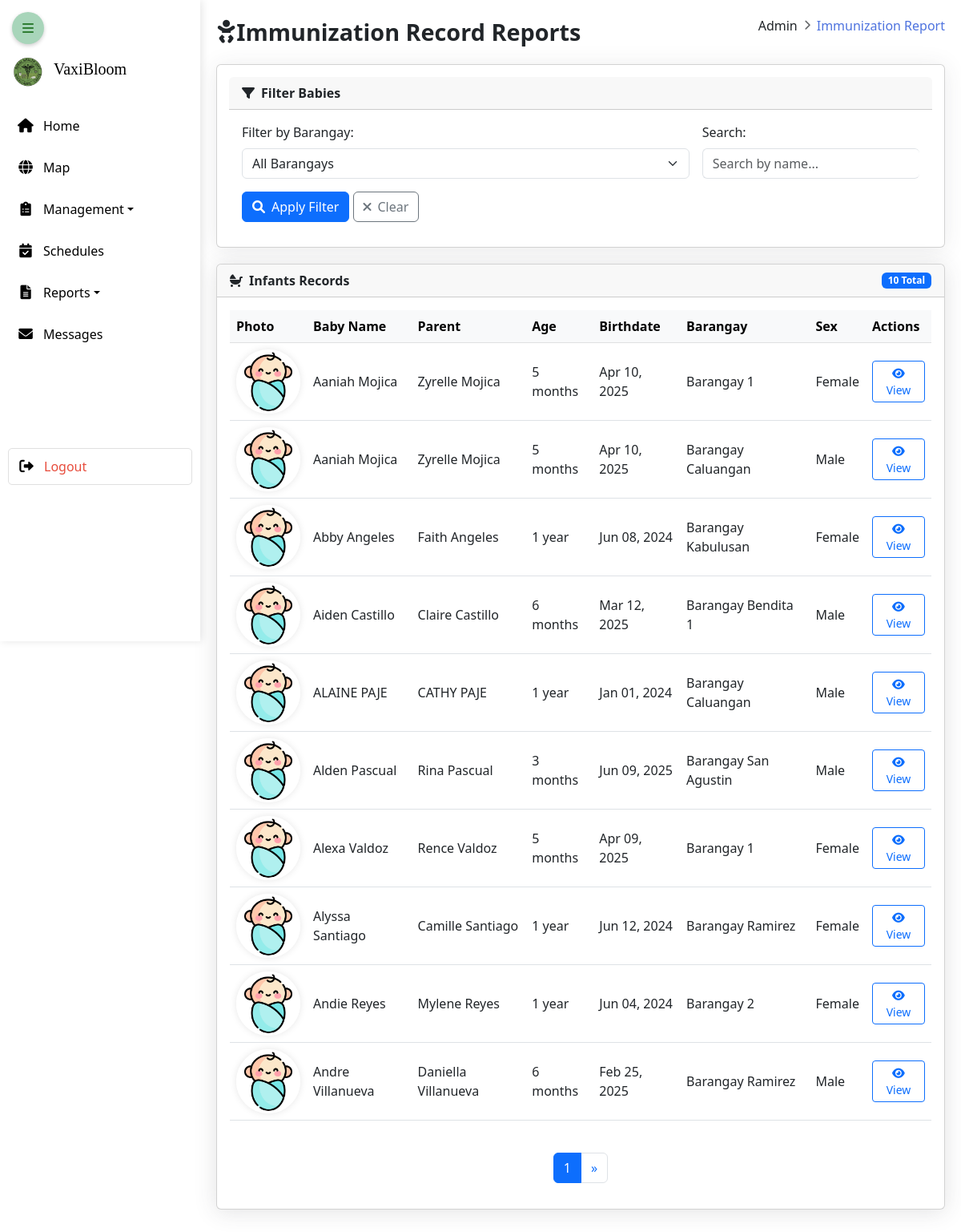
/system/admin/babies.php?view=barangay (signed in), run on the app's committed database.
### tables this page shows
CREATE TABLE `babies` (
  `baby_id` int(11) NOT NULL,
  `user_id` int(11) NOT NULL,
  `parent_name` varchar(100) NOT NULL,
  `baby_name` varchar(100) NOT NULL,
  `birthdate` date NOT NULL,
  `barangay` varchar(100) NOT NULL,
  `gender` varchar(100) DEFAULT NULL,
  `place_of_birth` varchar(100) DEFAULT NULL,
  `birth_weight` decimal(5,2) DEFAULT NULL,
  `birth_height` decimal(5,2) DEFAULT NULL,
  `contact_no` varchar(20) DEFAULT NULL,
  `health_condition` varchar(100) NOT NULL,
  `address` varchar(100) NOT NULL
);

### system/admin/babies.php (the view, shortened to what this page needs)
<?php
require '../config.php';
$filter_barangay = isset($_GET['filter_barangay']) ? $_GET['filter_barangay'] : '';
$per_page = 10;
$page = isset($_GET['page']) ? (int)$_GET['page'] : 1;
$page = max($page, 1);
$offset = ($page - 1) * $per_page;
$search_query = isset($_GET['search']) ? $_GET['search'] : '';
$query = "SELECT SQL_CALC_FOUND_ROWS b.* FROM babies b";
$query .= " ORDER BY b.baby_name, b.parent_name LIMIT $offset, $per_page";
$babies = [];
$result = $conn->query($query);
if ($result) {
    while ($row = $result->fetch_assoc()) {
        $baby_id = $row['baby_id'];
        $schedule_query = "SELECT type_of_vaccine, schedule_date, status
                          FROM schedule
                          WHERE baby_id = $baby_id
                          ORDER BY schedule_date";
        $schedule_result = $conn->query($schedule_query);
        $vaccines = [];
        $vaccine_count = 0;
        if ($schedule_result) {
            while ($schedule = $schedule_result->fetch_assoc()) {
                $vaccines[] = $schedule['type_of_vaccine'];
            }
        }
        $row['vaccines_received'] = implode(', ', $vaccines);
        $row['vaccine_count'] = $vaccine_count;
        $row['schedules'] = $vaccines;
        $babies[] = $row;
    }
}
$total_result = $conn->query("SELECT FOUND_ROWS()");
$total_babies = $total_result->fetch_row()[0];
$total_pages = ceil($total_babies / $per_page);
?>
<!DOCTYPE html>
<html lang="en">
<head>
    <link rel="stylesheet" href="../../css/admin/babies.css">
    <link href="https://cdn.jsdelivr.net/npm/bootstrap@5.3.0/dist/css/bootstrap.min.css" rel="stylesheet">
    <link rel="stylesheet" href="https://cdn.jsdelivr.net/npm/flatpickr/dist/flatpickr.min.css">
    <link rel="stylesheet" href="https://cdnjs.cloudflare.com/ajax/libs/font-awesome/6.0.0/css/all.min.css">
</head>
<body>
    <?php include 'sidebar.php'; ?>
    <div class="dashboard-container">
        <div class="header-content">
        <h1><i class="fas fa-baby"></i>Immunization Record Reports</h1>
        <div class="breadcrumb">
            <span>Admin</span> <i class="fas fa-chevron-right mx-2"></i> <span class="active">Immunization Report</span>
        </div>
    </div>
        <div class="filter-container card">
            <div class="card-header">
                <i class="fas fa-filter me-2"></i>Filter Babies
            </div>
            <div class="card-body">
                <form method="GET" class="row g-3 align-items-end">
                    <div class="col-md-8">
                        <div class="filter-group">
                            <label for="filter_barangay" class="form-label">Filter by Barangay:</label>
                            <select class="form-select" name="filter_barangay" id="filter_barangay">
                                <option value="">All Barangays</option>
                            </select>
                        </div>
                    </div>
                        <div class="col-md-4">
                            <div class="filter-group">
                                <label for="search_query" class="form-label">Search:</label>
                                <div class="input-group">
                                    <input type="text" class="form-control" name="search" id="search_query"
                                        placeholder="Search by name..." value="<?= isset($_GET['search']) ? htmlspecialchars($_GET['search']) : '' ?>">
                                </div>
                            </div>
                        </div>
                    <div class="col-md-4">
                        <div class="filter-actions">
                            <button type="submit" class="btn btn-primary">
                                <i class="fas fa-search me-2"></i>Apply Filter
                            </button>
                            <a href="babies.php" class="btn btn-outline-secondary">
                                <i class="fas fa-times me-2"></i>Clear
                            </a>
                        </div>
                    </div>
                </form>
            </div>
        </div>
<div class="card">
    <div class="card-header d-flex justify-content-between align-items-center">
        <span><i class="fas fa-baby-carriage me-2"></i>Infants Records</span>
        <span class="badge bg-primary">
            <?= count($babies) ?>
            <?= !empty($search_query) ? 'matching "' . htmlspecialchars($search_query) . '"' : 'Total' ?>
        </span>
    </div>
    <div class="card-body">
        <?php if (empty($babies)): ?>
            <div class="alert alert-info text-center py-4">
                <i class="fas fa-baby-carriage fa-2x mb-3"></i>
                <h4>No baby records found <?= !empty($filter_barangay) ? "in $filter_barangay" : "" ?>
                <?= !empty($search_query) ? 'matching "' . htmlspecialchars($search_query) . '"' : '' ?></h4>
            </div>
        <?php else: ?>
            <div class="table-responsive">
                <table class="table table-hover align-middle">
                    <thead class="table-light">
                        <tr>
                            <th>Photo</th>
                            <th>Baby Name</th>
                            <th>Parent</th>
                            <th>Age</th>
                            <th>Birthdate</th>
                            <th>Barangay</th>
                            <th>Sex</th>
                            <th>Actions</th>
                        </tr>
                    </thead>
                    <tbody>
                        <?php foreach ($babies as $baby): ?>
                        <tr onclick="loadBabyDetails(<?= $baby['baby_id'] ?>)" style="cursor: pointer;">
                            <td>
                                <img src="../../assets/baby.png" class="baby-avatar me-3-table" alt="Baby photo">
                            </td>
                            <td><?= htmlspecialchars($baby['baby_name']) ?></td>
                            <td><?= htmlspecialchars($baby['parent_name']) ?></td>
                            <td><?= calculateAge($baby['birthdate']) ?></td>
                            <td><?= date('M d, Y', strtotime($baby['birthdate'])) ?></td>
                            <td><?= htmlspecialchars($baby['barangay']) ?></td>
                            <td>
                                <?= $baby['gender'] ?>
                            </td>
                            <td>
                                <button class="btn btn-sm btn-outline-primary"
                                        data-bs-toggle="modal"
                                        data-bs-target="#babyModal"
                                        onclick="event.stopPropagation(); loadBabyDetails(<?= $baby['baby_id'] ?>)">
                                    <i class="fas fa-eye"></i> View
                                </button>
                            </td>
                        </tr>
                        <?php endforeach; ?>
                    </tbody>
                </table>
            </div>
                    <nav aria-label="Page navigation" class="mt-4">
                        <ul class="pagination justify-content-center">
                            <?php for ($i = 1; $i <= $total_pages; $i++): ?>
                                <li class="page-item <?= $i == $page ? 'active' : '' ?>">
                                <a class="page-link" href="?page=<?= $i ?><?= !empty($filter_barangay) ? '&filter_barangay='.urlencode($filter_barangay) : '' ?><?= !empty($search_query) ? '&search='.urlencode($search_query) : '' ?>">
                                        <?= $i ?>
                                    </a>
                                </li>
                            <?php endfor; ?>
                            <?php if ($page == $total_pages): ?>
                                <li class="page-item">
                                    <a class="page-link" href="?page=<?= $page+1 ?><?= !empty($filter_barangay) ? '&filter_barangay='.urlencode($filter_barangay) : '' ?>" aria-label="Next">
                                        <span aria-hidden="true">&raquo;</span>
                                    </a>
                                </li>
                            <?php endif; ?>
                        </ul>
                    </nav>
                <?php endif; ?>
            </div>
        </div>
    </div>
</body>
</html>
<?php
function calculateAge($birthDate) {
    $birthDate = new DateTime($birthDate);
    $today = new DateTime();
    $age = $today->diff($birthDate);
    if ($age->y > 0) {
        return $age->y . ' year' . ($age->y > 1 ? 's' : '');
    } elseif ($age->m > 0) {
        return $age->m . ' month' . ($age->m > 1 ? 's' : '');
    } else {
        return $age->d . ' day' . ($age->d > 1 ? 's' : '');
    }
}
?>

### system/admin/sidebar.php (shortened to what this page needs)
<div class="hamburger-btn" onclick="toggleSidebar()">
        <i class="fas fa-bars"></i>
    </div>
        <div class="sidebar" id="sidebar">
            <div class="sidebar-header">
                <div class="logo-container">
                    <img src="../../img/logo1.png" alt="VaxiBloom Logo" class="sidebar-logo">
                </div>
                <h2 class="sidebar-title">VaxiBloom</h2>
            </div>
            <ul>
                <li><a href="admin_dashboard.php"><i class="fas fa-home"></i> <span class="menu-text">Home</span></a></li>
                <li><a href="map.php"><i class="fas fa-globe"></i> <span class="menu-text">Map</span></a></li>
                <li class="dropdown">
                    <a href="#" class="dropdown-toggle" data-toggle="dropdown">
                        <i class="fas fa-clipboard-list"></i>
                        <span class="menu-text">Management</span>
                    </a>
                </li>
                <li><a href="admin_schedules.php"><i class="fas fa-calendar-check"></i> <span class="menu-text">Schedules</span></a></li>
                <li class="dropdown">
                    <a href="#" class="dropdown-toggle" data-toggle="dropdown">
                        <i class="fas fa-file-alt"></i>
                        <span class="menu-text">Reports</span>
                    </a>
                </li>
                <li><a href="messages.php"><i class="fas fa-envelope"></i> <span class="menu-text">Messages</span></a></li>
                <li><a href="logout.php" class="logout"><i class="fas fa-sign-out-alt"></i> <span class="menu-text">Logout</span></a></li>
            </ul>
        </div>

### css/admin/babies.css (style rules this page uses)
:root { --primary-color: #4e73df; --secondary-color: #2c3e50; --accent-color: #e74c3c; --light-bg: #f8f9fc; }
body { background-color: var(--light-bg); font-family: 'Nunito', sans-serif; }
.dashboard-container { max-width: 1400px; margin: 0 auto; padding: 20px; }
.card { border-radius: 0.35rem; box-shadow: 0 0.15rem 1.75rem 0 rgba(58, 59, 69, 0.15); margin-bottom: 20px; border: none; }
.card-header { background-color: #C8E6C9; color: black; border-radius: 0.35rem 0.35rem 0 0 !important; padding: 1rem 1.35rem; font-weight: 600; }
.filter-container { background-color: white; padding: 15px; border-radius: 0.35rem; margin-bottom: 20px; box-shadow: 0 0.15rem 1.75rem 0 rgba(58, 59, 69, 0.1); }
.baby-avatar { width: 80px; height: 80px; object-fit: cover; border-radius: 50%; border: 3px solid white; box-shadow: 0 0 10px rgba(0,0,0,0.1); }
.sidebar { width: 70px; background-color: #ffffff; position: fixed; top: 0; left: 0; height: 100vh; transition: all 0.3s ease; z-index: 1000; padding-top: 70px; box-shadow: 2px 0 10px rgba(0,0,0,0.1); overflow-y: auto; }
.sidebar:not(.collapsed) { width: 250px; padding-top: 60px; }
.sidebar-header { display: flex; align-items: center; padding: 10px 15px; margin-bottom: 15px; }
.logo-container { width: 40px; height: 40px; margin-right: 12px; flex-shrink: 0; }
.sidebar-logo { width: 100%; height: 100%; object-fit: contain; }
.sidebar-title { font-size: 20px; font-family: 'Fredoka One', cursive; color: #000; white-space: nowrap; display: none; }
.sidebar:not(.collapsed) .sidebar-title { display: block; }
.sidebar ul { list-style: none; padding: 0 10px; }
.sidebar li { margin: 8px 0; }
.sidebar a { color: #000; text-decoration: none; display: flex; align-items: center; padding: 10px; border-radius: 5px; transition: all 0.3s; white-space: nowrap; }
.sidebar a i { min-width: 24px; text-align: center; font-size: 1.1rem; }
.menu-text { margin-left: 10px; transition: opacity 0.3s; }
.logout { margin-top: 120px; background-color: white; color: #e74c3c !important; border: 1px solid #e0e0e0; }
.logout i { color: #000; }
.hamburger-btn { position: fixed; top: 15px; left: 15px; z-index: 1001; background-color: #A8D5BA; color: #2E7D32; width: 40px; height: 40px; border-radius: 50%; display: flex; align-items: center; justify-content: center; box-shadow: 0 2px 5px rgba(0,0,0,0.2); cursor: pointer; transition: all 0.3s; }
.header-content { display: flex; justify-content: space-between; align-items: center; flex-wrap: wrap; margin-bottom: 20px; }
.header-content h1 { font-size: 1.8rem; font-weight: 600; color: var(--dark-color); margin: 0; display: flex; align-items: center; }
.breadcrumb { font-size: 0.9rem; color: var(--text-light); display: flex; align-items: center; }
.breadcrumb i { font-size: 0.8rem; opacity: 0.7; }
.breadcrumb .active { color: var(--primary-color); font-weight: 500; }
.dashboard-container { margin-left: 70px; padding: 20px; width: calc(100% - 70px); min-height: 100vh; transition: margin-left 0.3s; }
.sidebar:not(.collapsed) + .dashboard-container { margin-left: 250px; width: calc(100% - 250px); }
.filter-group .input-group { width: 100%; }
.filter-group .form-control { border-right: 0; }

### data on the page
babies: baby_name "Aaniah Mojica", parent_name "Zyrelle Mojica", birthdate "5 months", birthdate "Apr 10, 2025", barangay "Barangay 1", gender "Female"
babies: baby_name "Aaniah Mojica", parent_name "Zyrelle Mojica", birthdate "5 months", birthdate "Apr 10, 2025", barangay "Barangay Caluangan", gender "Male"
babies: baby_name "Abby Angeles", parent_name "Faith Angeles", birthdate "1 year", birthdate "Jun 08, 2024", barangay "Barangay Kabulusan", gender "Female"
babies: baby_name "Aiden Castillo", parent_name "Claire Castillo", birthdate "6 months", birthdate "Mar 12, 2025", barangay "Barangay Bendita 1", gender "Male"
babies: baby_name "ALAINE PAJE", parent_name "CATHY PAJE", birthdate "1 year", birthdate "Jan 01, 2024", barangay "Barangay Caluangan", gender "Male"
babies: baby_name "Alden Pascual", parent_name "Rina Pascual", birthdate "3 months", birthdate "Jun 09, 2025", barangay "Barangay San Agustin", gender "Male"
babies: baby_name "Alexa Valdoz", parent_name "Rence Valdoz", birthdate "5 months", birthdate "Apr 09, 2025", barangay "Barangay 1", gender "Female"
babies: baby_name "Alyssa Santiago", parent_name "Camille Santiago", birthdate "1 year", birthdate "Jun 12, 2024", barangay "Barangay Ramirez", gender "Female"
babies: baby_name "Andie Reyes", parent_name "Mylene Reyes", birthdate "1 year", birthdate "Jun 04, 2024", barangay "Barangay 2", gender "Female"
babies: baby_name "Andre Villanueva", parent_name "Daniella Villanueva", birthdate "6 months", birthdate "Feb 25, 2025", barangay "Barangay Ramirez", gender "Male"

### other printed values
count($babies) "10"
